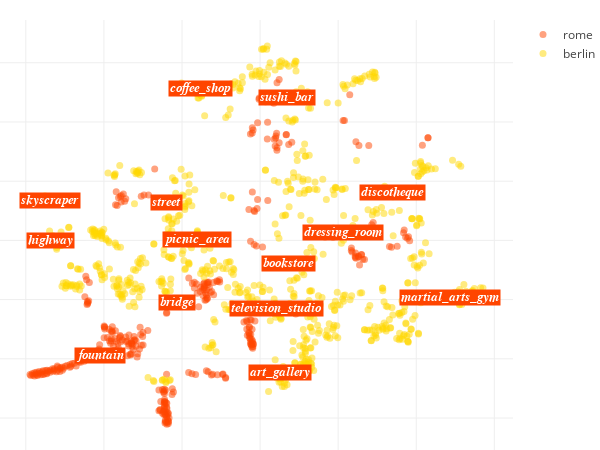

Here is the notebook cell this chart was saved with:
### Code cell
locations_scatter(city_data, opposite_city_data)

### Figure 1 — Plotly figure (JSON) as saved in the notebook; plotly's stock layout.template omitted (floating-point values rounded to 4 significant figures; data arrays with more than 128 entries replaced by an {"elided": "..."} marker saying what was removed)
{"data": [{"hoverinfo": "text+x+y", "marker": {"color": "orangered", "opacity": 0.5, "size": 7}, "mode": "markers", "name": "rome", "text": {"elided": "381 str values"}, "type": "scatter", "uid": "77cf59b0-4a60-11e9-91c4-3c15c2cf2370", "x": {"elided": "381 float values"}, "y": {"elided": "381 float values"}}, {"hoverinfo": "text+x+y", "marker": {"color": "gold", "opacity": 0.5, "size": 7}, "mode": "markers", "name": "berlin", "text": {"elided": "825 str values"}, "type": "scatter", "uid": "77cf668a-4a60-11e9-a64c-3c15c2cf2370", "x": {"elided": "825 float values"}, "y": {"elided": "825 float values"}}], "layout": {"annotations": [{"bgcolor": "orangered", "font": {"color": "white", "family": "arial", "size": 12.5}, "opacity": 1, "showarrow": false, "text": "<i><b>television_studio", "x": 4.181, "xanchor": "center", "y": -23.07}, {"bgcolor": "orangered", "font": {"color": "white", "family": "arial", "size": 12.5}, "opacity": 1, "showarrow": false, "text": "<i><b>sushi_bar", "x": 6.877, "xanchor": "center", "y": 48.28}, {"bgcolor": "orangered", "font": {"color": "white", "family": "arial", "size": 12.5}, "opacity": 1, "showarrow": false, "text": "<i><b>coffee_shop", "x": -15.37, "xanchor": "center", "y": 51.26}, {"bgcolor": "orangered", "font": {"color": "white", "family": "arial", "size": 12.5}, "opacity": 1, "showarrow": false, "text": "<i><b>bookstore", "x": 7.385, "xanchor": "center", "y": -7.716}, {"bgcolor": "orangered", "font": {"color": "white", "family": "arial", "size": 12.5}, "opacity": 1, "showarrow": false, "text": "<i><b>dressing_room", "x": 21.36, "xanchor": "center", "y": 2.542}, {"bgcolor": "orangered", "font": {"color": "white", "family": "arial", "size": 12.5}, "opacity": 1, "showarrow": false, "text": "<i><b>bridge", "x": -21.29, "xanchor": "center", "y": -21.09}, {"bgcolor": "orangered", "font": {"color": "white", "family": "arial", "size": 12.5}, "opacity": 1, "showarrow": false, "text": "<i><b>skyscraper", "x": -53.83, "xanchor": "center", "y": 13.32}, {"bgcolor": "orangered", "font": {"color": "white", "family": "arial", "size": 12.5}, "opacity": 1, "showarrow": false, "text": "<i><b>discotheque", "x": 34.01, "xanchor": "center", "y": 16.05}, {"bgcolor": "orangered", "font": {"color": "white", "family": "arial", "size": 12.5}, "opacity": 1, "showarrow": false, "text": "<i><b>picnic_area", "x": -16.07, "xanchor": "center", "y": 0.3568}, {"bgcolor": "orangered", "font": {"color": "white", "family": "arial", "size": 12.5}, "opacity": 1, "showarrow": false, "text": "<i><b>art_gallery", "x": 5.181, "xanchor": "center", "y": -44.63}, {"bgcolor": "orangered", "font": {"color": "white", "family": "arial", "size": 12.5}, "opacity": 1, "showarrow": false, "text": "<i><b>highway", "x": -53.57, "xanchor": "center", "y": 0.051}, {"bgcolor": "orangered", "font": {"color": "white", "family": "arial", "size": 12.5}, "opacity": 1, "showarrow": false, "text": "<i><b>martial_arts_gym", "x": 48.73, "xanchor": "center", "y": -19.17}, {"bgcolor": "orangered", "font": {"color": "white", "family": "arial", "size": 12.5}, "opacity": 1, "showarrow": false, "text": "<i><b>street", "x": -23.93, "xanchor": "center", "y": 12.73}, {"bgcolor": "orangered", "font": {"color": "white", "family": "arial", "size": 12.5}, "opacity": 1, "showarrow": false, "text": "<i><b>fountain", "x": -41.09, "xanchor": "center", "y": -38.92}], "height": 450, "hovermode": "closest", "margin": {"b": 0, "l": 0, "r": 30, "t": 20}, "width": 600, "xaxis": {"showticklabels": false, "zeroline": false}, "yaxis": {"showticklabels": false, "zeroline": false}}}
